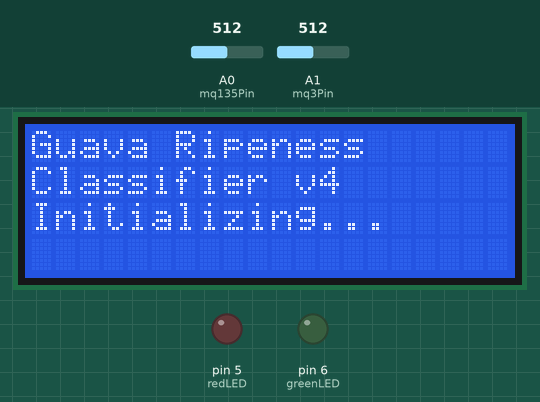
Simulated run of this sketch. Board: Arduino Uno, built with avr-gcc and run on an emulated ATmega328P. Shown: 20×4 character LCD, output pins drawn as LEDs (lit = HIGH). The test bench sets the inputs (shaded band); at power-on: A1 (mq3Pin) = 512, A0 (mq135Pin) = 512. What the sketch prints to the serial monitor is not drawn.

Above: at 3.2 s.
At 7.3 s:
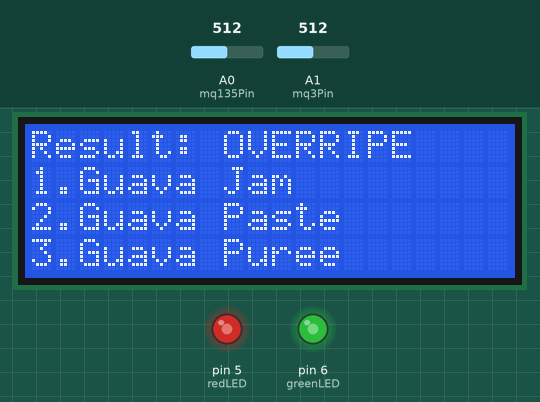
7.4 s: A1 (mq3Pin) set to 374
13.3 s: A1 (mq3Pin) set to 351
At 17.0 s:
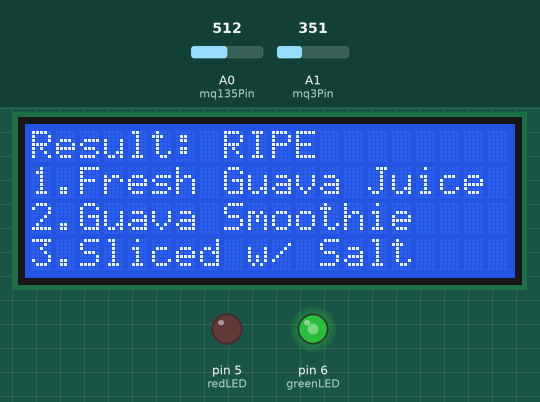
19.2 s: A0 (mq135Pin) set to 71
25.1 s: A0 (mq135Pin) set to 59
At 27.6 s:
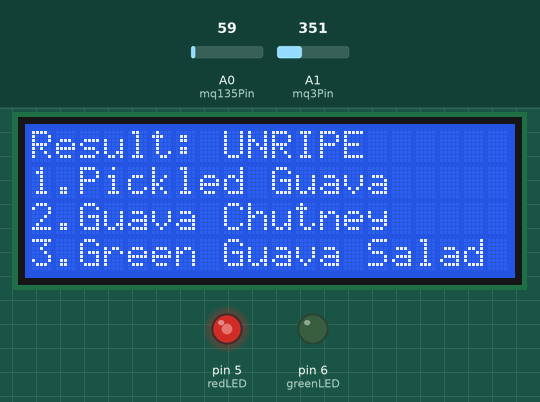
31.0 s: A0 (mq135Pin) set to 76
At 34.0 s:
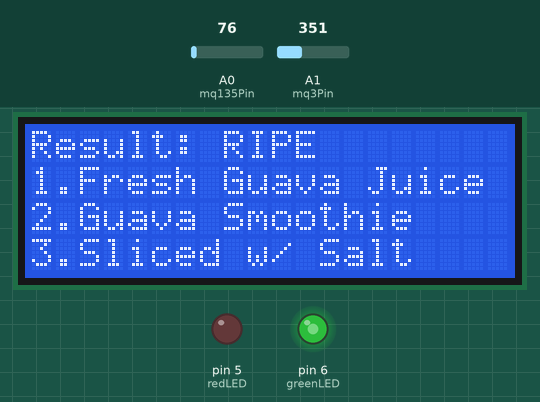
36.9 s: A0 (mq135Pin) set to 57
At 39.4 s:
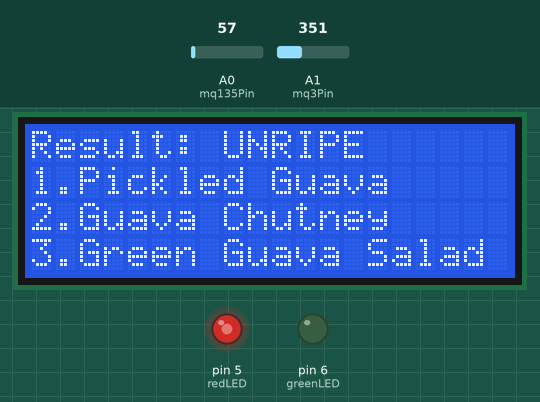
Timing chart, 0 to 40.9 s (numbered marks = the images above; inputs shaded):
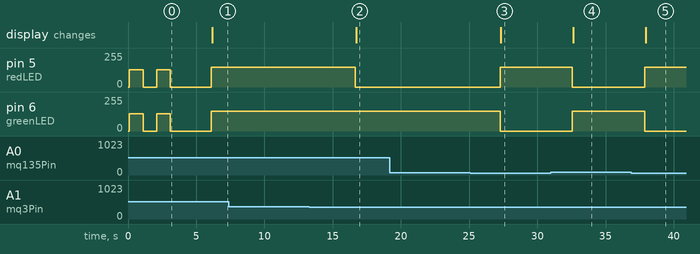

Measured:
- the behaviour switches between 366 and 365 on A1 (mq3Pin) (found by bisection; images 1 and 2)
- the behaviour switches between 67 and 66 on A0 (mq135Pin) (found by bisection; images 2 and 3)
- after the input at 7.4 s, every drawn part: stays the same
- after the input at 13.3 s, pin 5 (redLED): 150/255 → 0/255 after 3.4 s; the display: changes after 3.4 s (image 2)
- after the input at 19.2 s, every drawn part: stays the same
- after the input at 25.1 s, pin 5 (redLED): 0/255 → 150/255 after 2.2 s; pin 6 (greenLED): 150/255 → 0/255 after 2.2 s; the display: changes after 2.2 s (image 3)
- after the input at 31.0 s, pin 5 (redLED): 150/255 → 0/255 after 1.6 s; pin 6 (greenLED): 0/255 → 150/255 after 1.6 s; the display: changes after 1.6 s (image 4)
- after the input at 36.9 s, pin 5 (redLED): 0/255 → 150/255 after 0.98 s; pin 6 (greenLED): 150/255 → 0/255 after 0.98 s; the display: changes after 1.0 s (image 5)

The sketch:

guava_v4.ino
```cpp
#include <Wire.h>
#include <LiquidCrystal_I2C.h>

// Initialize LCD (I2C address 0x27, 20 columns, 4 rows)
// If 0x27 doesn't work, try 0x3F
LiquidCrystal_I2C lcd(0x27, 20, 4);

// Pin assignments
const int mq135Pin = A0;  // MQ135 - Air quality (CO2, NH3, VOCs)
const int mq3Pin   = A1;  // MQ3 - Alcohol and volatile compounds

// LED pins (PWM)
const int redLED   = 5;   // D5 - Unripe indicator
const int greenLED = 6;   // D6 - Ripe indicator

// RIPENESS THRESHOLDS (Calibrated from datasheet measurements)
// Based on 10 guava samples with 5 readings each

// Gas Sensor Thresholds (higher values = more gas detected = riper)
// MQ3 detects ethylene and aromatic esters (PRIMARY indicator)
// Unripe: 312-362 (mean: 339.8, median: 340.5)
// Ripe: 317-442 (mean: 361.92, median: 349)
// Overripe: 377-673 (mean: 516.68, median: 502)
const int MQ3_UNRIPE_MAX = 365;      // ≤365 = unripe (slightly above max 362)
const int MQ3_RIPE_MIN   = 366;      // 366-449 = ripe
const int MQ3_OVERRIPE_MIN = 450;    // ≥450 = overripe (below median 502)

// MQ135 detects VOCs and CO2 (SECONDARY indicator - high overlap in data)
// Unripe: 49-73 (mean: 61.98, median: 64)
// Ripe: 48-71 (mean: 62.32, median: 64)
// Overripe: 52-94 (mean: 73.88, median: 73)
const int MQ135_UNRIPE_MAX = 66;     // ≤66 = unripe
const int MQ135_RIPE_MIN   = 67;     // 67-72 = ripe
const int MQ135_OVERRIPE_MIN = 73;   // ≥73 = overripe (at median)

// Dish Recommendations
const char* unripeDishes[3] = {
  "1.Pickled Guava",
  "2.Guava Chutney",
  "3.Green Guava Salad"
};

const char* ripeDishes[3] = {
  "1.Fresh Guava Juice",
  "2.Guava Smoothie",
  "3.Sliced w/ Salt"
};

const char* overripeDishes[3] = {
  "1.Guava Jam",
  "2.Guava Paste",
  "3.Guava Puree"
};

void setup() {
  Serial.begin(9600);

  // Initialize LCD
  lcd.init();
  lcd.backlight();
  lcd.clear();

  // Display startup message
  lcd.setCursor(0, 0);
  lcd.print("Guava Ripeness");
  lcd.setCursor(0, 1);
  lcd.print("Classifier v4");
  lcd.setCursor(0, 2);
  lcd.print("Initializing...");

  pinMode(redLED, OUTPUT);
  pinMode(greenLED, OUTPUT);

  // Blink both LEDs twice with 1 second interval at startup
  // Using PWM at 50% brightness to protect LEDs without resistors
  for (int i = 0; i < 2; i++) {
    analogWrite(redLED, 128);    // 50% brightness (128/255)
    analogWrite(greenLED, 128);  // 50% brightness (128/255)
    delay(1000);
    analogWrite(redLED, 0);
    analogWrite(greenLED, 0);
    delay(1000);
  }

  Serial.println("Starting Sensors + LED System...");

  delay(2000);
  lcd.clear();
}

void loop() {
  // Read analog pins
  int mq135Raw = analogRead(mq135Pin);
  int mq3Raw = analogRead(mq3Pin);

  float mq135Voltage = mq135Raw * (5.0 / 1023.0);
  float mq3Voltage   = mq3Raw * (5.0 / 1023.0);

  // RIPENESS DETECTION LOGIC
  // Multi-factor approach using gas sensors
  int ripeScore = 0;  // Score: 0=unripe, 1=ripe, 2=overripe

  // Average the classification from both sensors
  int mq3Class = 0;  // 0=unripe, 1=ripe, 2=overripe
  int mq135Class = 0;

  // MQ3 Classification
  if (mq3Raw >= MQ3_OVERRIPE_MIN) {
    mq3Class = 2;  // Overripe
  } else if (mq3Raw >= MQ3_RIPE_MIN) {
    mq3Class = 1;  // Ripe
  } else {
    mq3Class = 0;  // Unripe
  }

  // MQ135 Classification
  if (mq135Raw >= MQ135_OVERRIPE_MIN) {
    mq135Class = 2;  // Overripe
  } else if (mq135Raw >= MQ135_RIPE_MIN) {
    mq135Class = 1;  // Ripe
  } else {
    mq135Class = 0;  // Unripe
  }

  // Combined classification (average and round)
  ripeScore = (mq3Class + mq135Class + 1) / 2;  // Simple averaging

  // LED Control and Status based on ripeness
  // Using PWM at 60% brightness to protect LEDs without resistors
  String statusText = "";
  const char** currentDishes;

  if (ripeScore >= 2) {
    // OVERRIPE: Both LEDs alternating (simulated by both on)
    analogWrite(redLED, 150);
    analogWrite(greenLED, 150);
    statusText = "OVERRIPE";
    currentDishes = overripeDishes;
    Serial.println("STATUS: OVERRIPE!");
  }
  else if (ripeScore == 1) {
    // RIPE: Green LED ON, Red LED OFF
    analogWrite(greenLED, 150);  // 60% brightness (150/255)
    analogWrite(redLED, 0);
    statusText = "RIPE";
    currentDishes = ripeDishes;
    Serial.println("STATUS: RIPE ✓");
  }
  else {
    // UNRIPE: Red LED ON, Green LED OFF
    analogWrite(redLED, 150);    // 60% brightness (150/255)
    analogWrite(greenLED, 0);
    statusText = "UNRIPE";
    currentDishes = unripeDishes;
    Serial.println("STATUS: UNRIPE");
  }

  // LCD Display (20x4)
  lcd.clear();

  // Line 1: Status (Result)
  lcd.setCursor(0, 0);
  lcd.print("Result: ");
  lcd.print(statusText);

  // Lines 2-4: Recommended Dishes
  lcd.setCursor(0, 1);
  lcd.print(currentDishes[0]);

  lcd.setCursor(0, 2);
  lcd.print(currentDishes[1]);

  lcd.setCursor(0, 3);
  lcd.print(currentDishes[2]);


  // Serial Print with Ripeness Classification
  Serial.println("=====================================");
  Serial.print("MQ135 (VOCs) Raw: "); Serial.print(mq135Raw);
  Serial.print(" | Volt: "); Serial.print(mq135Voltage, 3);
  Serial.print(" | Class: "); Serial.println(mq135Class);

  Serial.print("MQ3 (Ethylene/Esters) Raw: "); Serial.print(mq3Raw);
  Serial.print(" | Volt: "); Serial.print(mq3Voltage, 3);
  Serial.print(" | Class: "); Serial.println(mq3Class);

  Serial.print("Final Classification: "); Serial.println(ripeScore);
  Serial.println("\nRecommended Dishes:");
  for (int i = 0; i < 3; i++) {
    Serial.print("  "); Serial.println(currentDishes[i]);
  }
  Serial.println("=====================================\n");

  delay(5000);  // 5 seconds between readings
}
```
